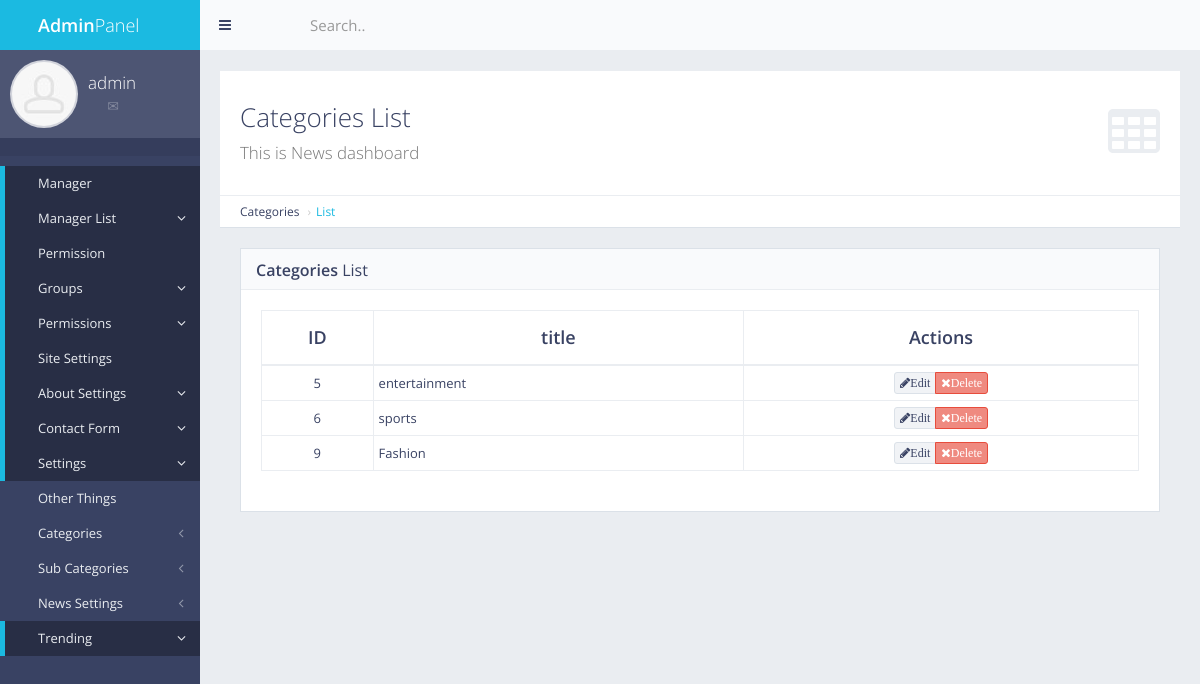
The app's page /panel/categories/list/ (signed in) with its own data.
### cat/models.py (models this page shows, shortened)
class Cat(models.Model):
    name = models.CharField(max_length=250)
    count = models.IntegerField(default=0)

### cat/views.py (the view)
# urls.py: path('panel/categories/list/', views.cat_list, name='cat_list'),
def cat_list(request):
    if not request.user.is_authenticated:
        return redirect('mylogin')
    cat = Cat.objects.all()
    return render(request, 'back/cat_list.html', {'cat':cat})

### myapp/templatetags/extra_auth.py (called while the page is built)
@register.filter(name="has_group")
def has_group(user, group_name):
    return user.groups.filter(name=group_name).exists()

### myapp/templates/back/cat_list.html (shortened to what this page needs)
{% extends 'back/master.html' %}
{% load static %}
{% block mainblock %}
                    <div id="page-content">
                        <div class="content-header">
                            <div class="header-section">
                                <h1>
                                    <i class="fa fa-table"></i>Categories List<br><small>This is News dashboard</small>
                                </h1>
                            </div>
                        </div>
                        <ul class="breadcrumb breadcrumb-top">
                            <li>Categories</li>
                            <li><a href="/panel/categories/list/">List</a></li>
                        </ul>
                        <div class="block full">
                            <div class="block-title">
                                <h2><strong>Categories</strong> List</h2>
                            </div>
                            <div class="table-responsive">
                                <table id="example-datatable" class="table table-vcenter table-condensed table-bordered">
                                    <thead>
                                        <tr>
                                            <th class="text-center">ID</th>
                                            <th class="text-center">title</th>
                                            <th class="text-center">Actions</th>
                                        </tr>
                                    </thead>
                                    <tbody>
                                    {% for c in cat %}
                                        <tr>
                                           <td class="text-center ">{{c.pk}}</td>
                                            <td>{{c.name}}</td>
                                            <td class="text-center">
                                                <div class="btn-group">
                                                    <a href="#" data-toggle="tooltip" title="Edit" class="btn btn-xs btn-default"><i class="fa fa-pencil">Edit</i></a>
                                                    <a href="{% url 'cat_del' id=c.pk %}" data-toggle="tooltip" title="Delete" class="btn btn-xs btn-danger"><i class="fa fa-times">Delete</i></a>
                                                </div>
                                            </td>
                                        </tr>
                                    {% endfor %}
                                </table>
                            </div>
                        </div>
                    </div>
 {% endblock %}

### myapp/templates/back/master.html (shortened to what this page needs)
{% load static %}
{% load extra_auth %}
{% if user.is_authenticated %}
<!DOCTYPE html>
 <html class="no-js" lang="en">
<head>
    <link rel="stylesheet" href="{% static "back/css/bootstrap.min.css" %}">
    <link rel="stylesheet" href="{% static "back/css/plugins.css" %}">
    <link rel="stylesheet" href="{% static "back/css/main.css" %}">
    <link rel="stylesheet" href="{% static "back/css/themes.css" %}">
</head>
<body>
<div id="page-wrapper">
    <div id="page-container" class="sidebar-partial sidebar-visible-lg sidebar-no-animations">
        <div id="sidebar">
            <div id="sidebar-scroll">
                <div class="sidebar-content">
                    <a href="/panel" class="sidebar-brand">
                        <i class="gi gi-flash"></i><span class="sidebar-nav-mini-hide"><strong>Admin</strong>Panel</span>
                    </a>
                    <div class="sidebar-section sidebar-user clearfix sidebar-nav-mini-hide">
                        <div class="sidebar-user-avatar">
                            <a href="page_ready_user_profile.html">
                                <img src="{% static "back/img/placeholders/avatars/avatar2.jpg" %}" alt="avatar">
                            </a>
                        </div>
                        <div class="sidebar-user-name">{{request.user}}</div>
                        <div class="sidebar-user-links">
                            <a href="page_ready_user_profile.html" data-toggle="tooltip" data-placement="bottom" title="Profile"><i class="gi gi-user"></i></a>
                            <a href="page_ready_inbox.html" data-toggle="tooltip" data-placement="bottom" title="Messages"><i class="gi gi-envelope"></i></a>
                            <a href="{% url 'change_pass' %}" class="enable-tooltip" data-placement="bottom" title="Settings"><i class="gi gi-cogwheel"></i></a>
                            <a href="{% url 'mylogout' %}" data-toggle="tooltip" data-placement="bottom" title="Logout"><i class="gi gi-exit"></i></a>
                        </div>
                    </div>
                    <ul class="sidebar-section sidebar-themes clearfix sidebar-nav-mini-hide">
                    </ul>
                    <ul class="sidebar-nav">
                        {% if request.user|has_group:"masteruser" %}
                        <li>
                         <a href="{% url 'panel' %}" class=" active"><i class="gi gi-stopwatch sidebar-nav-icon"></i><span class="sidebar-nav-mini-hide">Manager</span></a>
                         </li>
                        <li>
                            <a href="{% url 'manager_list' %}" class=" active"><i class="fa fa-angle-left sidebar-nav-indicator sidebar-nav-mini-hide"></i><i class="gi gi-show_big_thumbnails sidebar-nav-icon"></i><span class="sidebar-nav-mini-hide">Manager List</span></a>
                        </li>
                        <li>
                         <a href="{% url 'panel' %}" class=" active"><i class="gi gi-stopwatch sidebar-nav-icon"></i><span class="sidebar-nav-mini-hide">Permission</span></a>
                         </li>
                        <li>
                            <a href="{% url 'manager_group' %}" class=" active"><i class="fa fa-angle-left sidebar-nav-indicator sidebar-nav-mini-hide"></i><i class="gi gi-show_big_thumbnails sidebar-nav-icon"></i><span class="sidebar-nav-mini-hide">Groups</span></a>
                        </li>
                         <li>
                            <a href="{% url 'manager_perms' %}" class=" active"><i class="fa fa-angle-left sidebar-nav-indicator sidebar-nav-mini-hide"></i><i class="gi gi-show_big_thumbnails sidebar-nav-icon"></i><span class="sidebar-nav-mini-hide">Permissions</span></a>
                        </li>
                         <li>
                         <a href="{% url 'site_settings' %}" class=" active"><i class="gi gi-stopwatch sidebar-nav-icon"></i><span class="sidebar-nav-mini-hide">Site Settings</span></a>
                         </li>
                        <li>
                            <a href="{% url 'about_settings' %}" class=" active"><i class="fa fa-angle-left sidebar-nav-indicator sidebar-nav-mini-hide"></i><i class="gi gi-show_big_thumbnails sidebar-nav-icon"></i><span class="sidebar-nav-mini-hide">About Settings</span></a>
                        </li>
                          <li>
                            <a href="{% url 'contact_show' %}" class=" active"><i class="fa fa-angle-left sidebar-nav-indicator sidebar-nav-mini-hide"></i><i class="gi gi-show_big_thumbnails sidebar-nav-icon"></i><span class="sidebar-nav-mini-hide">Contact Form</span></a>
                        </li>
                        <li>
                            <a href="{% url 'site_settings' %}" class=" active"><i class="fa fa-angle-left sidebar-nav-indicator sidebar-nav-mini-hide"></i><i class="gi gi-show_big_thumbnails sidebar-nav-icon"></i><span class="sidebar-nav-mini-hide">Settings</span></a>
                        </li>
                             {% endif %}
                         <li>
                         <a href="{% url 'site_settings' %}" class="sidebar-nav-menu"><i class="gi gi-stopwatch sidebar-nav-icon"></i><span class="sidebar-nav-mini-hide">Other Things</span></a>
                         </li>
                            <li>
                            <a href="#" class="sidebar-nav-menu"><i class="fa fa-angle-left sidebar-nav-indicator sidebar-nav-mini-hide"></i><i class="gi gi-show_big_thumbnails sidebar-nav-icon"></i><span class="sidebar-nav-mini-hide">Categories</span></a>
                        </li>
                        <li>
                            <a href="#" class="sidebar-nav-menu"><i class="fa fa-angle-left sidebar-nav-indicator sidebar-nav-mini-hide"></i><i class="gi gi-show_big_thumbnails sidebar-nav-icon"></i><span class="sidebar-nav-mini-hide">Sub Categories</span></a>
                        </li>
                        <li>
                            <a href="#" class="sidebar-nav-menu"><i class="fa fa-angle-left sidebar-nav-indicator sidebar-nav-mini-hide"></i><i class="gi gi-show_big_thumbnails sidebar-nav-icon"></i><span class="sidebar-nav-mini-hide">News Settings</span></a>
                        </li>
                          <li>
                            <a href="{% url 'trending_add' %}" class=" active"><i class="fa fa-angle-left sidebar-nav-indicator sidebar-nav-mini-hide"></i><i class="gi gi-show_big_thumbnails sidebar-nav-icon"></i><span class="sidebar-nav-mini-hide">Trending</span></a>
                        </li>
                    </ul>
                </div>
            </div>
        </div>
        <div id="main-container">
            <header class="navbar navbar-default">
                <ul class="nav navbar-nav-custom">
                    <li>
                        <a href="javascript:void(0)" onclick="App.sidebar('toggle-sidebar');this.blur();">
                            <i class="fa fa-bars fa-fw"></i>
                        </a>
                    </li>
                    <li class="dropdown">
                        <a href="javascript:void(0)" class="dropdown-toggle" data-toggle="dropdown">
                            <i class="gi gi-settings"></i>
                        </a>
                    </li>
                </ul>
                <form action="page_ready_search_results.html" method="post" class="navbar-form-custom">
                    <div class="form-group">
                        <input type="text" id="top-search" name="top-search" class="form-control" placeholder="Search..">
                    </div>
                </form>
            </header>
            <div id="page-content">
                {% block mainblock %}
                {% endblock %}
            </div>
        </div>
    </div>
</div>
</body>
</html>
{% endif %}

### records on screen
Cat: pk "5", name "entertainment"
Cat: pk "6", name "sports"
Cat: pk "9", name "Fashion"

### other values on screen
{{ request.user }} "admin"
